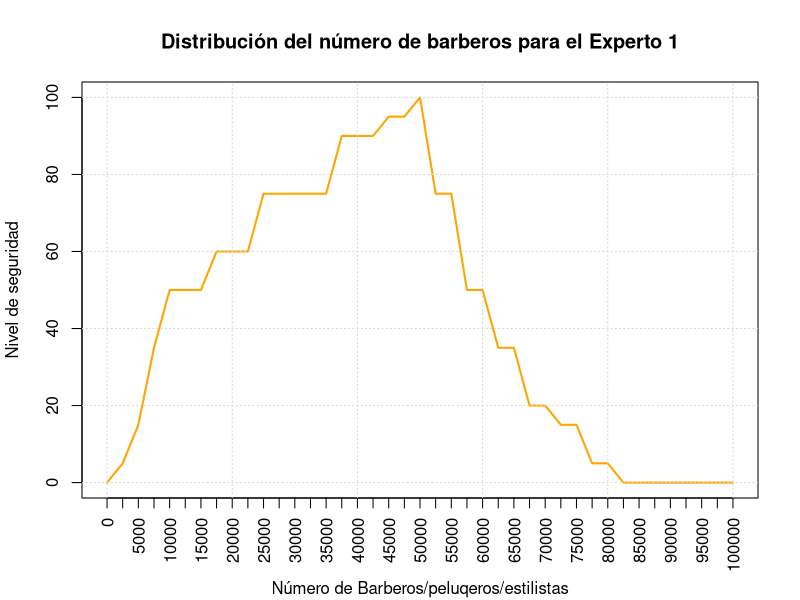
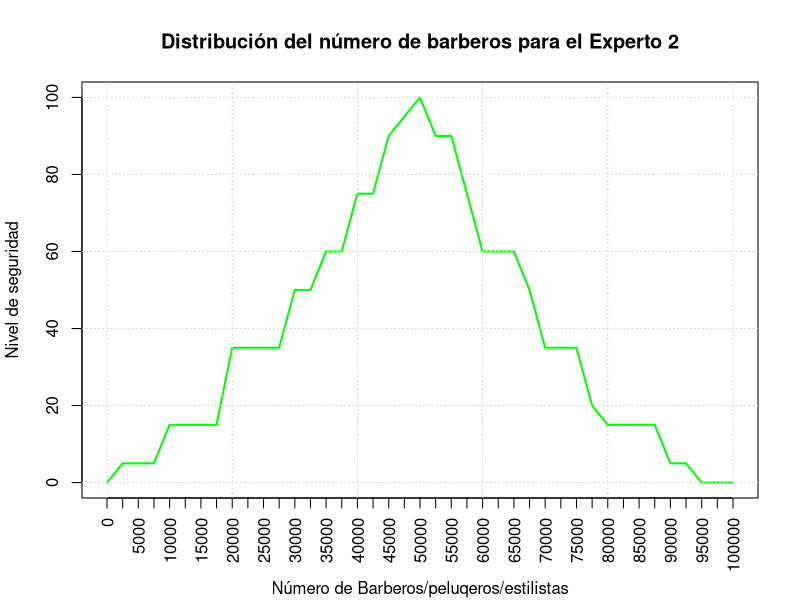
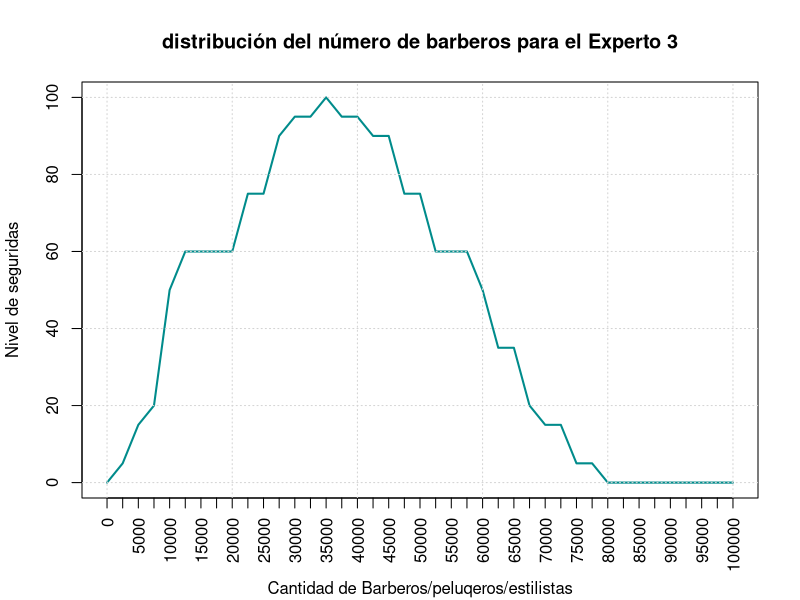
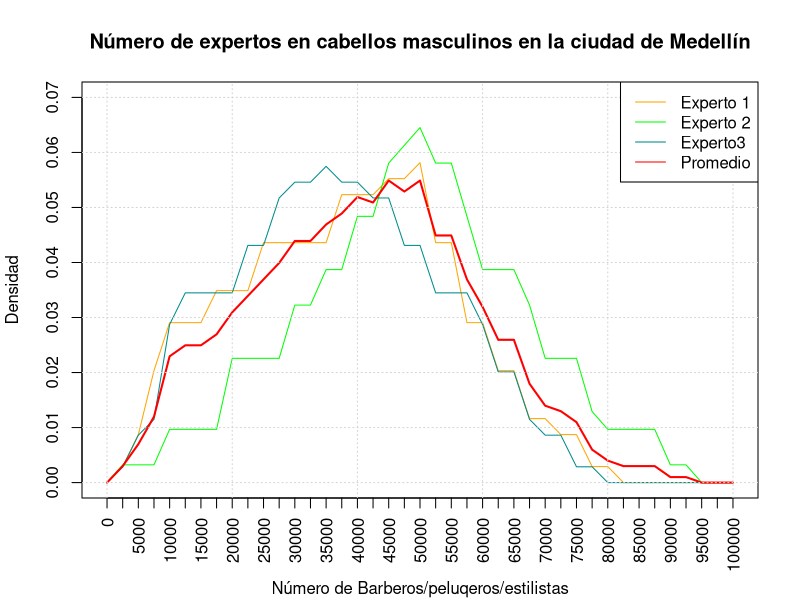
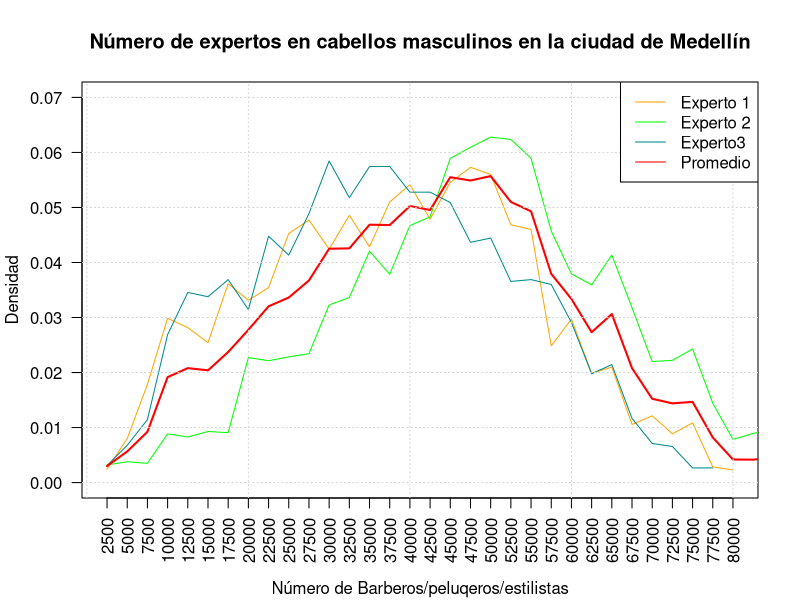
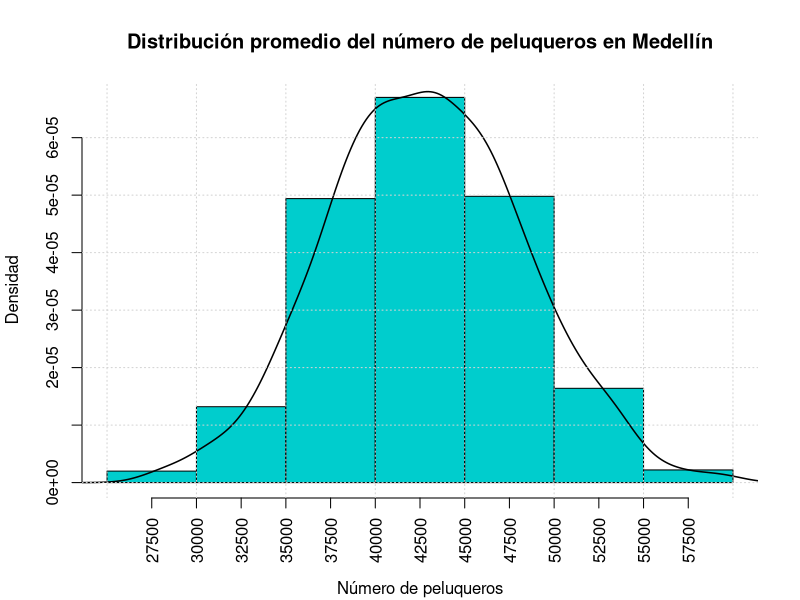
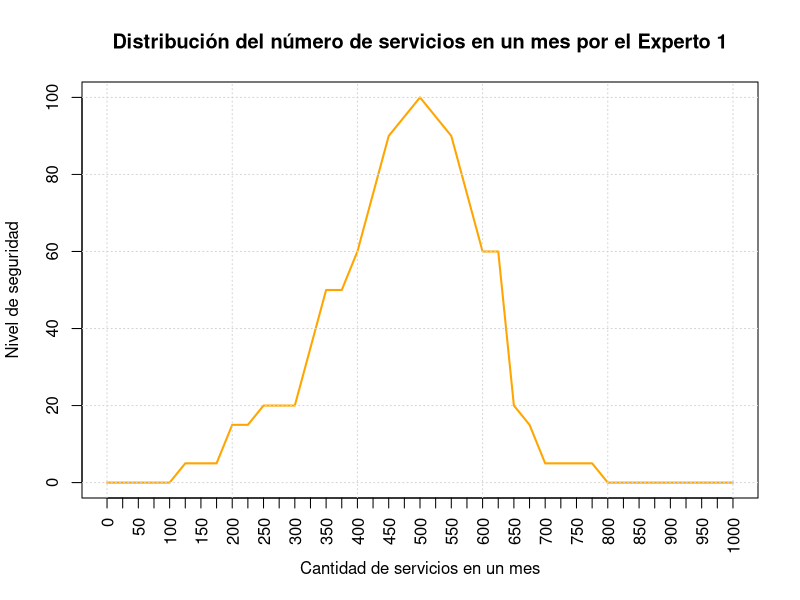
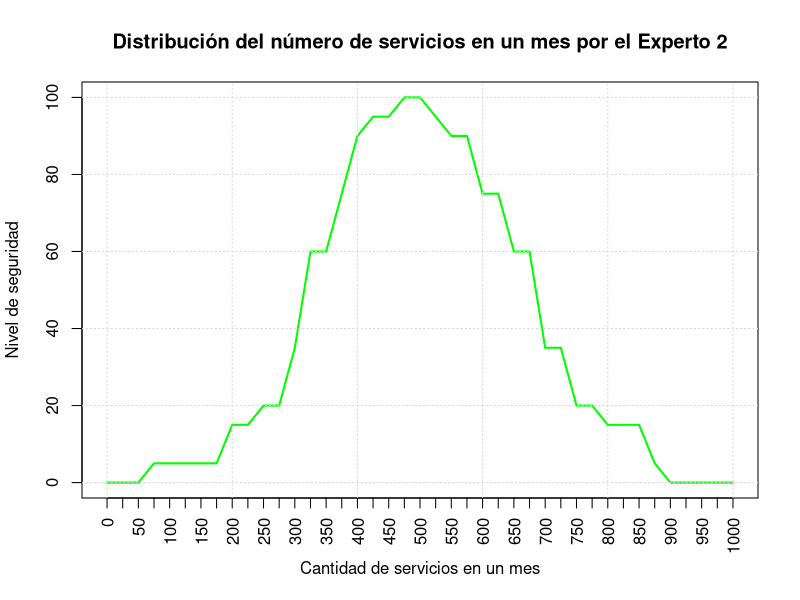

Here is the R script that generated these plots, in order:
## ---- chunk 1
knitr::opts_chunk$set(echo = TRUE)
## ---- chunk 2
library(kableExtra)
## ---- chunk 3
kable(data.frame(Altura = c(0,5,15,20,35,50,60,75,90,95,100), Expresión = c("Totalmente imposible", "Me parece muy improbable", "Me parece un poco improbable", "No me genera seguridad", "Es más bien algo incierto", "Ni acuerdo ni en contra(50-50)", "Pudiera ser, pero...", "Me parece algo posible", "Me parece demasiado viable", "Estoy casi seguro", "Absolutamente seguro")))%>%
  kable_paper(full_width = F)
## ---- chunk 4
kable(data.frame(Altura = c(0,5,15,20,35,50,60,75,90,95,100), Expresión = c("Totalmente imposible", "Me parece muy improbable", "Me parece un poco improbable", "No me genera seguridad", "Es más bien algo incierto", "Ni acuerdo ni en contra(50-50)", "Pudiera ser, pero...", "Me parece algo posible", "Me parece demasiado viable", "Estoy casi seguro", "Absolutamente seguro")))%>%
  kable_paper(full_width = F)
## ---- chunk 5
library(readxl)
Num_barberos <- read_excel("Num_barberos.xlsx")
Num_barberos <- data.frame(Num_barberos)

library(kableExtra)
kable(Num_barberos, caption = "Datos de las elicitaciones sobre el número de peluqueros/barberos/estilistas en Medellín") %>%
  kable_paper() %>%
  scroll_box(width = "100%", height = "200px")
## ---- chunk 6
plot(Num_barberos$Num_barberos, Num_barberos$Experto1, type='l',sub='Número de Barberos/peluqeros/estilistas', pch=19, col="orange", main="Distribución del número de barberos para el Experto 1",lwd=2, xlab="", ylab="Nivel de seguridad", xaxt ="n")
axis(1, at=seq(0,100000, by=2500), las=2)
grid()
## ---- chunk 7
plot(Num_barberos$Num_barberos, Num_barberos$Experto2, type='l',ylab='Nivel de seguridad',xlab="", sub='Número de Barberos/peluqeros/estilistas', pch=19, col="green", main="Distribución del número de barberos para el Experto 2", lwd=2, xaxt ="n")
axis(1, at=seq(0,100000, by=2500), las=2)
grid()
## ---- chunk 8
plot(Num_barberos$Num_barberos, Num_barberos$Experto3, type='l',ylab='Nivel de seguridas',xlab='', sub='Cantidad de Barberos/peluqeros/estilistas', pch=19, col="cyan4", main="distribución del número de barberos para el Experto 3", lwd=2, xaxt ="n")
axis(1, at=seq(0,100000, by=2500), las=2)
grid()
## ---- chunk 9
promedio_barberos <- rowMeans(data.frame(Num_barberos$Experto1, Num_barberos$Experto2, Num_barberos$Experto3))
## ---- chunk 10
# Proporciones en cada una de las muestras
res1<-prop.table(Num_barberos$Experto1)
res2<-prop.table(Num_barberos$Experto2)
res3<-prop.table(Num_barberos$Experto3)

# Mezclando muestras de los expertos
res4<-prop.table(promedio_barberos)
## ---- chunk 11
plot(Num_barberos$Num_barberos, res1, type='l',ylab='Densidad',xlab="",sub='Número de Barberos/peluqeros/estilistas', ylim = c(0, 0.07), pch=19, col="orange", xaxt="n")
axis(1, at=seq(0,100000, by=2500), las=2)
title(main='Número de expertos en cabellos masculinos en la ciudad de Medellín')
points(Num_barberos$Num_barberos,res2,type='l',col='green', pch=19)
points(Num_barberos$Num_barberos,res3,type='l',col='cyan4', pch=19)
points(Num_barberos$Num_barberos,res4,type='l',col='red', pch=19, lwd=2)
grid()
legend("topright",c('Experto 1','Experto 2','Experto3','Promedio'),lty=c(1,1,1,1),
col=c('orange','green','cyan4','red'))
## ---- chunk 12
#Muestra experto 1
Nsim <-1000
n.seguridad1 <- 7
muestra1<-sample(Num_barberos[,1],Nsim*n.seguridad1,replace=T,prob=Num_barberos$Experto1)
## ---- chunk 13
length(muestra1)
summary(muestra1)
## ---- chunk 14
#Muestra experto 2
Nsim <-1000
n.seguridad2 <- 14
muestra2<-sample(Num_barberos[,1],Nsim*n.seguridad2,replace=T,prob=Num_barberos$Experto2)
## ---- chunk 15
#Muestra experto 3
Nsim <-1000
n.seguridad3 <- 9
muestra3<-sample(Num_barberos[,1],Nsim*n.seguridad3,replace=T,prob=Num_barberos$Experto3)
## ---- chunk 16
# Mezclando muestras de los expertos
res4<-prop.table(table(c(muestra1,muestra2, muestra3)))
## ---- chunk 17
plot(prop.table(table(muestra1)), type='l',ylab='Densidad',xlab="",sub='Número de Barberos/peluqeros/estilistas', pch=19, col="orange", ylim = c(0, 0.07), lwd = 1, las=2)
title(main='Número de expertos en cabellos masculinos en la ciudad de Medellín')
points(prop.table(table(muestra2)),type='l',col='green', pch=19, lwd = 1)
points(prop.table(table(muestra3)),type='l',col='cyan4', pch=19,lwd = 1)
points(sort(unique(c(muestra1,muestra2, muestra3))),res4,type='l',col='red', pch=19, lwd = 2)
grid()
legend("topright",c('Experto 1','Experto 2','Experto3','Promedio'),lty=c(1,1,1,1),
col=c('orange','green','cyan4','red'))
## ---- chunk 18
promedio <- sort(unique(c(muestra1,muestra2, muestra3)))
probabilidades <- prop.table(table(c(muestra1,muestra2, muestra3)))
N.sim <- 1000
n.seguridad <- 10
medias_barberos<-apply(matrix(
  sample(promedio,Nsim*n.seguridad,replace=T,prob=probabilidades),
  ncol=n.seguridad),1,mean)
## ---- chunk 19
hist(medias_barberos,xlab='', sub="Número de peluqueros", ylab='Densidad', main='Distribución promedio del número de peluqueros en Medellín', col="cyan3", freq = FALSE, xaxt="n")
axis(1, at=seq(min(medias_barberos), max(medias_barberos), by=2500), las=2)
lines(density(medias_barberos, from=0), lwd=1.5)
grid()

## ---- chunk 20
summary(medias_barberos)
## ---- chunk 21
sd(medias_barberos)
## ---- chunk 22
round(quantile(medias_barberos, prob=c(0.025, 0.975)))
## ---- chunk 23
library(readxl)
Num_clientes <- read_excel("Num_clientes.xlsx")
Num_clientes <- data.frame(Num_clientes)

kable(Num_clientes, caption = "Datos de las elicitaciones sobre el número de peluqueros/barberos/estilistas en Medellín") %>%
  kable_paper() %>%
  scroll_box(width = "100%", height = "200px")
## ---- chunk 24
plot(Num_clientes$Num_clientes, Num_clientes$Experto1, type='l',ylab='Nivel de seguridad',xlab='Cantidad de servicios en un mes', pch=19, col="orange", main="Distribución del número de servicios en un mes por el Experto 1", xaxt="n", lwd=2)
axis(1, at=seq(0, 1000, 25), las=2)
grid()
## ---- chunk 25
plot(Num_clientes$Num_clientes, Num_clientes$Experto2, type='l',ylab='Nivel de seguridad',xlab='Cantidad de servicios en un mes', pch=19, col="green", main="Distribución del número de servicios en un mes por el Experto 2", lwd=2, xaxt="n")
axis(1, at=seq(0, 1000, 25), las=2)
grid()
## ---- chunk 26
plot(Num_clientes$Num_clientes, Num_clientes$Experto3, type='l',ylab='Nivel de seguridad',xlab='Cantidad de servicios en un mes', pch=19, col="purple", main="Distribución del número de servicios en un mes por el Experto 3", xaxt="n", lwd=2)
axis(1, at=seq(0, 1000, 25), las=2)
grid()
## ---- chunk 27
promedio_clientes <- rowMeans(data.frame(Num_clientes$Experto1, Num_clientes$Experto2, Num_clientes$Experto3))
## ---- chunk 28
# Proporciones en cada una de las muestras
res1<-prop.table(Num_clientes$Experto1)
res2<-prop.table(Num_clientes$Experto2)
res3<-prop.table(Num_clientes$Experto3)

# Mezclando muestras de los expertos
res4<-prop.table(promedio_clientes)
## ---- chunk 29
plot(Num_clientes$Num_clientes, res1, type='l',ylab='Densidad',xlab='Número de servicios en un mes', ylim=c(0,0.1), pch=19, col="orange", xaxt="n")
axis(1, at=seq(0, 1000, 25), las=2)
title(main='Número de servicios en un mes de especialistas en cabello masculino')
points(Num_clientes$Num_clientes,res2,type='l',col='green', pch=19)
points(Num_clientes$Num_clientes,res3,type='l',col='cyan4', pch=19)
points(Num_clientes$Num_clientes,res4,type='l',col='red', pch=19, lwd=2)
grid()
legend("topright",c('Experto 1','Experto 2','Experto3','Promedio'),lty=c(1,1,1,1),
col=c('orange','green','cyan4','red'))
## ---- chunk 30
#Muestra experto 1
Nsim <-1000
n.seguridad1 <- 7
muestra1<-sample(Num_clientes[,1],Nsim*n.seguridad1,replace=T,prob=Num_clientes$Experto1)
## ---- chunk 31
#Muestra experto 2
Nsim <-1000
n.seguridad2 <- 14
muestra2<-sample(Num_clientes[,1],Nsim*n.seguridad2,replace=T,prob=Num_clientes$Experto2)
## ---- chunk 32
#Muestra experto 1
Nsim <-1000
n.seguridad3 <- 9
muestra3<-sample(Num_clientes[,1],Nsim*n.seguridad3,replace=T,prob=Num_clientes$Experto3)
## ---- chunk 33
# Mezclando muestras de los expertos
res4<-prop.table(table(c(muestra1,muestra2, muestra3)))
## ---- chunk 34
plot(prop.table(table(muestra1)), type='l',ylab='Densidad',xlab='Número de servicios en un mes', pch=19, col="orange", lwd = 1, xaxt="n")
axis(1, at=seq(0, 1000, 25), las=2)
title(main='Número de servicios en un mes de especialistas en cabello masculino')
points(prop.table(table(muestra2)),type='l',col='green', pch=19, lwd = 1)
points(prop.table(table(muestra3)),type='l',col='cyan4', pch=19,lwd = 1)
points(sort(unique(c(muestra1,muestra2, muestra3))),res4,type='l',col='red', pch=19, lwd = 2)
grid()
legend("topright",c('Experto 1','Experto 2','Experto3','Promedio'),lty=c(1,1,1,1),
col=c('orange','green','cyan4','red'))
## ---- chunk 35
promedio <- sort(unique(c(muestra1,muestra2, muestra3)))
probabilidades <- prop.table(table(c(muestra1,muestra2, muestra3)))
N.sim <- 1000
n.seguridad <- 10
medias_clientes<-apply(matrix(
  sample(promedio,Nsim*n.seguridad,replace=T,prob=probabilidades),
  ncol=n.seguridad),1,mean)
## ---- chunk 36
hist(medias_clientes,xlab='', sub="Número de servicios en un mes", ylab='Densidad', main='Distribución promedio del número de servicios en un mes', col="cyan3", freq = FALSE, xaxt="n")
axis(1, at=seq(300, 600, by=25), las=2)
lines(density(medias_clientes, from=0), lwd=1.5)
grid()
## ---- chunk 37
summary(medias_clientes)
## ---- chunk 38
sd(medias_clientes)
## ---- chunk 39
quantile(medias_clientes, probs = c(0.025, 0.975))
## ---- chunk 40
library(readxl)
Precios <- read_excel("Precio.xlsx")
Precios <- data.frame(Precios)

kable(Precios, caption = "Datos de las elicitaciones sobre el costo por servicio de peluqueros/barberos/estilistas en Medellín") %>%
  kable_paper() %>%
  scroll_box(width = "100%", height = "200px")
## ---- chunk 41
plot(Precios$Costo, Precios$Experto1, type = "l", col="orange", main="Distribución del costo por servicio Experto 1", ylab="Nivel de seguridad", xlab="", sub="Costos", xaxt="n", lwd=2)
axis(1, at=seq(0, 50000, 500), las=2)
grid()
## ---- chunk 42
plot(Precios$Costo, Precios$Experto2, type = "l", col="green", main="Distribución del costo por servicio Experto 2", ylab="Nivel de seguridad", xlab="", sub="Costos", xaxt="n", lwd=2)
axis(1, at=seq(0, 50000, 500), las=2)
grid()
## ---- chunk 43
plot(Precios$Costo, Precios$Experto3, type = "l", col="cyan4", main="Distribución del costo por servicio Experto 3", ylab="Nivel de seguridad", xlab="", sub="Costos", xaxt="n", lwd=2)
axis(1, at=seq(0, 50000, 500), las=2)
grid()
## ---- chunk 44
res <- data.frame(Precios$Experto1, Precios$Experto2, Precios$Experto3)
promedio_Precios <- rowMeans(res)
## ---- chunk 45
plot(Precios$Costo, Precios$Experto1, type='l',ylab='Densidad',xlab="",sub='Costos', pch=19, col="orange", ylim = c(0, 450), xaxt="n")
axis(1, at=seq(0, 50000, 500), las=2)
title(main='Distribución del costo por servicio para los tres expertos y su promedio')
points(Precios$Costo,Precios$Experto2,type='l',col='green', pch=19)
points(Precios$Costo,Precios$Experto3,type='l',col='cyan4', pch=19)
points(Precios$Costo, promedio_Precios, col="red", pch=19, type = "l", lwd=2)
grid()
legend("topright",c('Experto 1','Experto 2','Experto3','Promedio'),lty=c(1,1,1,1),
col=c('orange','green','cyan4','red'))
## ---- chunk 46
# Muestra experto 1
Nsim<-1000
n.seguridad1 <- 7
muestra1<-sample(Precios$Costo,Nsim*n.seguridad1,replace=T,prob=Precios$Experto1)
## ---- chunk 47
# Muestra experto 2
Nsim<-1000
n.seguridad2 <- 14
muestra2<-sample(Precios$Costo,Nsim*n.seguridad2,replace=T,prob=Precios$Experto2)
## ---- chunk 48
# Muestra experto 3
Nsim<-1000
n.seguridad3 <- 9
muestra3<-sample(Precios$Costo,Nsim*n.seguridad3,replace=T,prob=Precios$Experto3)
## ---- chunk 49
# Mezclando muestras de los expertos
res4<-prop.table(table(c(muestra1,muestra2, muestra3)))
## ---- chunk 50
plot(prop.table(table(muestra1)), type='l',ylab='Densidad', xlab="",sub='Costo por servicio', pch=19, col="orange", ylim = c(0, 0.1), lwd = 1, xaxt="n")
axis(1, at=seq(0, 50000, 500), las=2)
title(main='Costo por servicio de barberos/peluqueros/estilistas de Medellín')
points(prop.table(table(muestra2)),type='l',col='green', pch=19, lwd = 1)
points(prop.table(table(muestra3)),type='l',col='cyan4', pch=19,lwd = 1)
points(sort(unique(c(muestra1,muestra2, muestra3))),res4,type='l',col='red', pch=19, lwd = 2)
grid()
legend("topright",c('Experto 1','Experto 2','Experto3','Promedio'),lty=c(1,1,1,1),
col=c('orange','green','cyan4','red'))
## ---- chunk 51
promedio <- sort(unique(c(muestra1,muestra2, muestra3)))
probabilidades <- prop.table(table(c(muestra1,muestra2, muestra3)))
N.sim <- 1000
n.seguridad <- 10
medias_costos<-apply(matrix(
  sample(promedio,Nsim*n.seguridad,replace=T,prob=probabilidades),
  ncol=n.seguridad),1,mean)
## ---- chunk 52
hist(medias_costos,xlab='', sub="Costo", ylab='Densidad', main='Distribución promedio del costo por servicio de peluqueros', col="cyan3", freq = FALSE, xaxt="n")
axis(1, at=seq(6000, 19000, by=500), las=2)
lines(density(medias_costos, from=0), lwd=1.5)
grid()
## ---- chunk 53
summary(medias_costos)
## ---- chunk 54
sd(medias_costos)
## ---- chunk 55
quantile(medias_costos, prob=c(0.025, 0.975))
## ---- chunk 56
Tam_muestra <- 1000

Numero_barberos <- sample(medias_barberos, Tam_muestra, replace = T)
Numero_clientes <- sample(medias_clientes, Tam_muestra, replace = T)
Precio_servicio <- sample(medias_costos, Tam_muestra, replace = T)

Ingresos_sector <- Numero_barberos*Numero_clientes*Precio_servicio
## ---- chunk 57
hist(Ingresos_sector,xlab='Ingresos', ylab='Densidad', main='Histograma del Ingreso total del sector de peluqueros', col="cyan3", freq = FALSE)
#axis(1, at=seq(min(Ingresos_sector), max(Ingresos_sector), by=82170312500), las=2)
lines(density(Ingresos_sector, from=0), lwd=1.5)
## ---- chunk 58
summary(Ingresos_sector)
## ---- chunk 59
quantile(Ingresos_sector, probs = c(0.025, 0.975))
## ---- chunk 60
library(ggplot2)
x <- seq(0, 100000, by=1000)
y <- seq(0, 100, by=1)
datos <- data.frame(x,y)
par(pty="s")
ggplot(datos, aes(x,y))+ 
  scale_y_continuous(breaks=c(0,5,15,20,35,50,60,75,90,95,100), labels = c("Totalmente imposible", "Me parece muy improbable", "Me parece un poco improbable", "No me genera seguridad", "Es más bien algo incierto", "Ni acuerdo ni en contra(50-50)", "Pudiera ser, pero...", "Me parece algo posible", "Me parece demasiado viable", "Estoy casi seguro", "Absolutamente seguro"), name=" ") +
  scale_x_continuous(breaks=seq(0, 100000, 2500), name=" ")+
  theme(axis.text.x = element_text(angle = 90, vjust = 0.5, hjust=1))+
  geom_vline(xintercept=seq(0, 100000, 2500), color="gray")+
  geom_hline(yintercept=c(0,5,15,20,35,50,60,75,90,95,100), color="gray")+
  ggtitle ("Número de barberos/peluqueros/estilistas que hay en la ciudad de Medellín")+
  theme(plot.title = element_text(hjust = 0.5))
## ---- chunk 61
library(ggplot2)
x <- seq(0, 1000, by=10)
y <- seq(0, 100, by=1)
datos <- data.frame(x,y)
par(pty="s")
ggplot(datos, aes(x,y))+ 
  scale_y_continuous(breaks=c(0,5,15,20,35,50,60,75,90,95,100), labels = c("Totalmente imposible", "Me parece muy improbable", "Me parece un poco improbable", "No me genera seguridad", "Es más bien algo incierto", "Ni acuerdo ni en contra(50-50)", "Pudiera ser, pero...", "Me parece algo posible", "Me parece demasiado viable", "Estoy casi seguro", "Absolutamente seguro"), name=" ") +
  scale_x_continuous(breaks=seq(0, 1000, 25), name=" ")+
  theme(axis.text.x = element_text(angle = 90, vjust = 0.5, hjust=1))+
  geom_vline(xintercept=seq(0, 1000, 25), color="gray")+
  geom_hline(yintercept=c(0,5,15,20,35,50,60,75,90,95,100), color="gray")+
  ggtitle ("Número promedio de servicios a clientes que atiende cada barbero/peluquero/estilistas en un mes")+
  theme(plot.title = element_text(hjust = 0.5))
## ---- chunk 62
library(readxl)
Num_barberos <- read_excel("Num_barberos.xlsx")
Num_barberos <- data.frame(Num_barberos)

library(kableExtra)
kable(Num_barberos, caption = "Datos de las elicitaciones sobre el número de peluqueros/barberos/estilistas en Medellín") %>%
  kable_paper() %>%
  scroll_box(width = "100%", height = "200px")
## ---- chunk 63
plot(Num_barberos$Num_barberos, Num_barberos$Experto1, type='l',sub='Número de Barberos/peluqeros/estilistas', pch=19, col="orange", main="Distribución del número de barberos para el Experto 1",lwd=2, xlab="", ylab="Nivel de seguridad", xaxt ="n")
axis(1, at=seq(0,100000, by=2500), las=2)
grid()
## ---- chunk 64
plot(Num_barberos$Num_barberos, Num_barberos$Experto2, type='l',ylab='Nivel de seguridad',xlab="", sub='Número de Barberos/peluqeros/estilistas', pch=19, col="green", main="Distribución del número de barberos para el Experto 2", lwd=2, xaxt ="n")
axis(1, at=seq(0,100000, by=2500), las=2)
grid()
## ---- chunk 65
plot(Num_barberos$Num_barberos, Num_barberos$Experto3, type='l',ylab='Nivel de seguridas',xlab='', sub='Cantidad de Barberos/peluqeros/estilistas', pch=19, col="cyan4", main="distribución del número de barberos para el Experto 3", lwd=2, xaxt ="n")
axis(1, at=seq(0,100000, by=2500), las=2)
grid()
## ---- chunk 66
promedio_barberos <- rowMeans(data.frame(Num_barberos$Experto1, Num_barberos$Experto2, Num_barberos$Experto3))
## ---- chunk 67
# Proporciones en cada una de las muestras
res1<-prop.table(Num_barberos$Experto1)
res2<-prop.table(Num_barberos$Experto2)
res3<-prop.table(Num_barberos$Experto3)

# Mezclando muestras de los expertos
res4<-prop.table(promedio_barberos)
## ---- chunk 68
plot(Num_barberos$Num_barberos, res1, type='l',ylab='Densidad',xlab="",sub='Número de Barberos/peluqeros/estilistas', ylim = c(0, 0.07), pch=19, col="orange", xaxt="n")
axis(1, at=seq(0,100000, by=2500), las=2)
title(main='Número de expertos en cabellos masculinos en la ciudad de Medellín')
points(Num_barberos$Num_barberos,res2,type='l',col='green', pch=19)
points(Num_barberos$Num_barberos,res3,type='l',col='cyan4', pch=19)
points(Num_barberos$Num_barberos,res4,type='l',col='red', pch=19, lwd=2)
grid()
legend("topright",c('Experto 1','Experto 2','Experto3','Promedio'),lty=c(1,1,1,1),
col=c('orange','green','cyan4','red'))
## ---- chunk 69
#Muestra experto 1
Nsim <-1000
n.seguridad1 <- 7
muestra1<-sample(Num_barberos[,1],Nsim*n.seguridad1,replace=T,prob=Num_barberos$Experto1)
## ---- chunk 70
#Muestra experto 2
Nsim <-1000
n.seguridad2 <- 14
muestra2<-sample(Num_barberos[,1],Nsim*n.seguridad2,replace=T,prob=Num_barberos$Experto2)
## ---- chunk 71
#Muestra experto 3
Nsim <-1000
n.seguridad3 <- 9
muestra3<-sample(Num_barberos[,1],Nsim*n.seguridad3,replace=T,prob=Num_barberos$Experto3)
## ---- chunk 72
# Mezclando muestras de los expertos
res4<-prop.table(table(c(muestra1,muestra2, muestra3)))
## ---- chunk 73
plot(prop.table(table(muestra1)), type='l',ylab='Densidad',xlab="",sub='Número de Barberos/peluqeros/estilistas', pch=19, col="orange", ylim = c(0, 0.07), lwd = 1, las=2)
title(main='Número de expertos en cabellos masculinos en la ciudad de Medellín')
points(prop.table(table(muestra2)),type='l',col='green', pch=19, lwd = 1)
points(prop.table(table(muestra3)),type='l',col='cyan4', pch=19,lwd = 1)
points(sort(unique(c(muestra1,muestra2, muestra3))),res4,type='l',col='red', pch=19, lwd = 2)
grid()
legend("topright",c('Experto 1','Experto 2','Experto3','Promedio'),lty=c(1,1,1,1),
col=c('orange','green','cyan4','red'))
## ---- chunk 74
promedio <- sort(unique(c(muestra1,muestra2, muestra3)))
probabilidades <- prop.table(table(c(muestra1,muestra2, muestra3)))
N.sim <- 1000
n.seguridad <- 10
medias_barberos<-apply(matrix(
  sample(promedio,Nsim*n.seguridad,replace=T,prob=probabilidades),
  ncol=n.seguridad),1,mean)
## ---- chunk 75
hist(medias_barberos,xlab='', sub="Número de peluqueros", ylab='Densidad', main='Distribución promedio del número de peluqueros en Medellín', col="cyan3", freq = FALSE, xaxt="n")
axis(1, at=seq(min(medias_barberos), max(medias_barberos), by=2500), las=2)
lines(density(medias_barberos, from=0), lwd=1.5)
grid()
## ---- chunk 76
summary(medias_barberos)
## ---- chunk 77
sd(medias_barberos)
## ---- chunk 78
round(quantile(medias_barberos, prob=c(0.025, 0.975)))
## ---- chunk 79
library(readxl)
Num_clientes <- read_excel("Num_clientes.xlsx")
Num_clientes <- data.frame(Num_clientes)

kable(Num_clientes, caption = "Datos de las elicitaciones sobre el número de peluqueros/barberos/estilistas en Medellín") %>%
  kable_paper() %>%
  scroll_box(width = "100%", height = "200px")
## ---- chunk 80
plot(Num_clientes$Num_clientes, Num_clientes$Experto1, type='l',ylab='Nivel de seguridad',xlab='Cantidad de servicios en un mes', pch=19, col="orange", main="Distribución del número de servicios en un mes por el Experto 1", xaxt="n", lwd=2)
axis(1, at=seq(0, 1000, 25), las=2)
grid()
## ---- chunk 81
plot(Num_clientes$Num_clientes, Num_clientes$Experto2, type='l',ylab='Nivel de seguridad',xlab='Cantidad de servicios en un mes', pch=19, col="green", main="Distribución del número de servicios en un mes por el Experto 2", lwd=2, xaxt="n")
axis(1, at=seq(0, 1000, 25), las=2)
grid()
## ---- chunk 82
plot(Num_clientes$Num_clientes, Num_clientes$Experto3, type='l',ylab='Nivel de seguridad',xlab='Cantidad de servicios en un mes', pch=19, col="purple", main="Distribución del número de servicios en un mes por el Experto 3", xaxt="n", lwd=2)
axis(1, at=seq(0, 1000, 25), las=2)
grid()
## ---- chunk 83
promedio_clientes <- rowMeans(data.frame(Num_clientes$Experto1, Num_clientes$Experto2, Num_clientes$Experto3))
## ---- chunk 84
# Proporciones en cada una de las muestras
res1<-prop.table(Num_clientes$Experto1)
res2<-prop.table(Num_clientes$Experto2)
res3<-prop.table(Num_clientes$Experto3)

# Mezclando muestras de los expertos
res4<-prop.table(promedio_clientes)
## ---- chunk 85
plot(Num_clientes$Num_clientes, res1, type='l',ylab='Densidad',xlab='Número de servicios en un mes', ylim=c(0,0.1), pch=19, col="orange", xaxt="n")
axis(1, at=seq(0, 1000, 25), las=2)
title(main='Número de servicios en un mes de especialistas en cabello masculino')
points(Num_clientes$Num_clientes,res2,type='l',col='green', pch=19)
points(Num_clientes$Num_clientes,res3,type='l',col='cyan4', pch=19)
points(Num_clientes$Num_clientes,res4,type='l',col='red', pch=19, lwd=2)
grid()
legend("topright",c('Experto 1','Experto 2','Experto3','Promedio'),lty=c(1,1,1,1),
col=c('orange','green','cyan4','red'))
## ---- chunk 86
#Muestra experto 1
Nsim <-1000
n.seguridad1 <- 7
muestra1<-sample(Num_clientes[,1],Nsim*n.seguridad1,replace=T,prob=Num_clientes$Experto1)
## ---- chunk 87
#Muestra experto 2
Nsim <-1000
n.seguridad2 <- 14
muestra2<-sample(Num_clientes[,1],Nsim*n.seguridad2,replace=T,prob=Num_clientes$Experto2)
## ---- chunk 88
#Muestra experto 1
Nsim <-1000
n.seguridad3 <- 9
muestra3<-sample(Num_clientes[,1],Nsim*n.seguridad3,replace=T,prob=Num_clientes$Experto3)
## ---- chunk 89
# Mezclando muestras de los expertos
res4<-prop.table(table(c(muestra1,muestra2, muestra3)))
## ---- chunk 90
plot(prop.table(table(muestra1)), type='l',ylab='Densidad',xlab='Número de servicios en un mes', pch=19, col="orange", lwd = 1, xaxt="n")
axis(1, at=seq(0, 1000, 25), las=2)
title(main='Número de servicios en un mes de especialistas en cabello masculino')
points(prop.table(table(muestra2)),type='l',col='green', pch=19, lwd = 1)
points(prop.table(table(muestra3)),type='l',col='cyan4', pch=19,lwd = 1)
points(sort(unique(c(muestra1,muestra2, muestra3))),res4,type='l',col='red', pch=19, lwd = 2)
grid()
legend("topright",c('Experto 1','Experto 2','Experto3','Promedio'),lty=c(1,1,1,1),
col=c('orange','green','cyan4','red'))
## ---- chunk 91
promedio <- sort(unique(c(muestra1,muestra2, muestra3)))
probabilidades <- prop.table(table(c(muestra1,muestra2, muestra3)))
N.sim <- 1000
n.seguridad <- 10
medias_clientes<-apply(matrix(
  sample(promedio,Nsim*n.seguridad,replace=T,prob=probabilidades),
  ncol=n.seguridad),1,mean)
## ---- chunk 92
hist(medias_clientes,xlab='', sub="Número de servicios en un mes", ylab='Densidad', main='Distribución promedio del número de servicios en un mes', col="cyan3", freq = FALSE, xaxt="n")
axis(1, at=seq(300, 600, by=25), las=2)
lines(density(medias_clientes, from=0), lwd=1.5)
grid()
## ---- chunk 93
summary(medias_clientes)
## ---- chunk 94
sd(medias_clientes)
## ---- chunk 95
quantile(medias_clientes, probs = c(0.025, 0.975))
## ---- chunk 96
library(readxl)
Precios <- read_excel("Precio.xlsx")
Precios <- data.frame(Precios)

kable(Precios, caption = "Datos de las elicitaciones sobre el costo por servicio de peluqueros/barberos/estilistas en Medellín") %>%
  kable_paper() %>%
  scroll_box(width = "100%", height = "200px")
## ---- chunk 97
plot(Precios$Costo, Precios$Experto1, type = "l", col="orange", main="Distribución del costo por servicio Experto 1", ylab="Nivel de seguridad", xlab="", sub="Costos", xaxt="n", lwd=2)
axis(1, at=seq(0, 50000, 500), las=2)
grid()
## ---- chunk 98
plot(Precios$Costo, Precios$Experto2, type = "l", col="green", main="Distribución del costo por servicio Experto 2", ylab="Nivel de seguridad", xlab="", sub="Costos", xaxt="n", lwd=2)
axis(1, at=seq(0, 50000, 500), las=2)
grid()
## ---- chunk 99
plot(Precios$Costo, Precios$Experto3, type = "l", col="cyan4", main="Distribución del costo por servicio Experto 3", ylab="Nivel de seguridad", xlab="", sub="Costos", xaxt="n", lwd=2)
axis(1, at=seq(0, 50000, 500), las=2)
grid()
## ---- chunk 100
res <- data.frame(Precios$Experto1, Precios$Experto2, Precios$Experto3)
promedio_Precios <- rowMeans(res)
## ---- chunk 101
plot(Precios$Costo, Precios$Experto1, type='l',ylab='Densidad',xlab="",sub='Costos', pch=19, col="orange", ylim = c(0, 450), xaxt="n")
axis(1, at=seq(0, 50000, 500), las=2)
title(main='Distribución del costo por servicio para los tres expertos y su promedio')
points(Precios$Costo,Precios$Experto2,type='l',col='green', pch=19)
points(Precios$Costo,Precios$Experto3,type='l',col='cyan4', pch=19)
points(Precios$Costo, promedio_Precios, col="red", pch=19, type = "l", lwd=2)
grid()
legend("topright",c('Experto 1','Experto 2','Experto3','Promedio'),lty=c(1,1,1,1),
col=c('orange','green','cyan4','red'))
## ---- chunk 102
# Muestra experto 1
Nsim<-1000
n.seguridad1 <- 7
muestra1<-sample(Precios$Costo,Nsim*n.seguridad1,replace=T,prob=Precios$Experto1)
## ---- chunk 103
# Muestra experto 2
Nsim<-1000
n.seguridad2 <- 14
muestra2<-sample(Precios$Costo,Nsim*n.seguridad2,replace=T,prob=Precios$Experto2)
## ---- chunk 104
# Muestra experto 3
Nsim<-1000
n.seguridad3 <- 9
muestra3<-sample(Precios$Costo,Nsim*n.seguridad3,replace=T,prob=Precios$Experto3)
## ---- chunk 105
# Mezclando muestras de los expertos
res4<-prop.table(table(c(muestra1,muestra2, muestra3)))
## ---- chunk 106
plot(prop.table(table(muestra1)), type='l',ylab='Densidad', xlab="",sub='Costo por servicio', pch=19, col="orange", ylim = c(0, 0.1), lwd = 1, xaxt="n")
axis(1, at=seq(0, 50000, 500), las=2)
title(main='Costo por servicio de barberos/peluqueros/estilistas de Medellín')
points(prop.table(table(muestra2)),type='l',col='green', pch=19, lwd = 1)
points(prop.table(table(muestra3)),type='l',col='cyan4', pch=19,lwd = 1)
points(sort(unique(c(muestra1,muestra2, muestra3))),res4,type='l',col='red', pch=19, lwd = 2)
grid()
legend("topright",c('Experto 1','Experto 2','Experto3','Promedio'),lty=c(1,1,1,1),
col=c('orange','green','cyan4','red'))
## ---- chunk 107
promedio <- sort(unique(c(muestra1,muestra2, muestra3)))
probabilidades <- prop.table(table(c(muestra1,muestra2, muestra3)))
N.sim <- 1000
n.seguridad <- 10
medias_costos<-apply(matrix(
  sample(promedio,Nsim*n.seguridad,replace=T,prob=probabilidades),
  ncol=n.seguridad),1,mean)
## ---- chunk 108
hist(medias_costos,xlab='', sub="Costo", ylab='Densidad', main='Distribución promedio del costo por servicio de peluqueros', col="cyan3", freq = FALSE, xaxt="n")
axis(1, at=seq(6000, 19000, by=500), las=2)
lines(density(medias_costos, from=0), lwd=1.5)
grid()
## ---- chunk 109
summary(medias_costos)
## ---- chunk 110
sd(medias_costos)
## ---- chunk 111
quantile(medias_costos, prob=c(0.025, 0.975))
## ---- chunk 112
Tam_muestra <- 1000

Numero_barberos <- sample(medias_barberos, Tam_muestra, replace = T)
Numero_clientes <- sample(medias_clientes, Tam_muestra, replace = T)
Precio_servicio <- sample(medias_costos, Tam_muestra, replace = T)

Ingresos_sector <- Numero_barberos*Numero_clientes*Precio_servicio
## ---- chunk 113
hist(Ingresos_sector,xlab='Ingresos', ylab='Densidad', main='Histograma del Ingreso total del sector de peluqueros', col="cyan3", freq = FALSE)
#axis(1, at=seq(min(Ingresos_sector), max(Ingresos_sector), by=82170312500), las=2)
lines(density(Ingresos_sector, from=0), lwd=1.5)
## ---- chunk 114
summary(Ingresos_sector)
## ---- chunk 115
quantile(Ingresos_sector, probs = c(0.025, 0.975))
